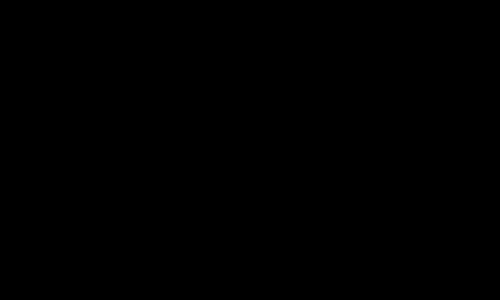
Frame 1 (no input)
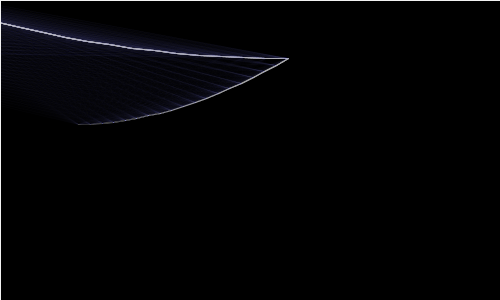
Frame 60 (the mouse pressed at the canvas centre just before this capture)
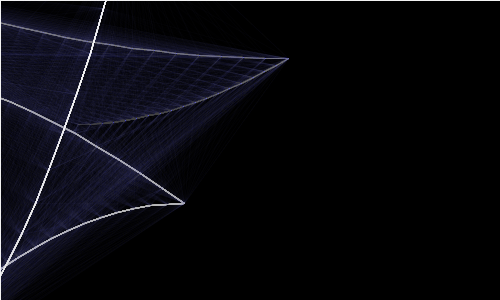
Frame 120 (the mouse held since frame 60 and released just before this capture)

The Processing sketch that drew these frames (run headless with seeded random() and noise(); from frame 60 on, the mouse is pressed at the canvas centre):

// Processing sketch: sketch_012_webbing
// ── sketch_012_webbing.pde
// http://abandonedart.org/works/016_webbing/_081019_nodenetwork4a2.pde
// Oct 2008 
// http://www.abandonedart.org
// http://www.zenbullets.com
//
// This work is licensed under a Creative Commons 3.0 License.
// (Attribution - NonCommerical - ShareAlike)
// http://creativecommons.org/licenses/by-nc-sa/3.0/
// 
// This basically means, you are free to use it as long as you:
// 1. give http://www.zenbullets.com a credit
// 2. don't use it for commercial gain
// 3. share anything you create with it in the same way I have
//
// These conditions can be waived if you want to do something groovy with it 
// though, so feel free to email me via http://www.zenbullets.com


//================================= global vars

int num = 140;
int count = 0;
float[] xArr;
float[] yArr;
int r,g,b;
int lr,lg,lb;

Particle p;

//================================= init

void setup() {
  size(500, 300);
  smooth(); 
  frameRate(12);
  
  r = g= b = 0;
  
  clearBackground();
  count = 0;
  restart();
  
  p = new Particle();
  
}

void clearBackground() {
  background(0);
}

void restart() {
 if (count > 0) {
   xArr = new float[num];
   yArr = new float[num];
   count = 1; 
 } else {
   xArr = new float[num];
   yArr = new float[num];
 } 
 println("rstart");
 lr = r; lg = g; lb = b; 
 r = int(random(255));
 g = int(random(255));
 b = int(random(255));
}

//================================= frame loop

void draw() {
 
  fill(0, 2);
  rect(0, 0, width, height);
  
  drawPoints();
}

  
void drawPoints() {
  
  p.update();
  
  float newx = p.x;
  float newy = p.y;
  
  int alph = 2;
  // line to all the others
  for (int i=count;i>0;i--) {
    
    strokeWeight(1);
    stroke(r, g, b, alph);
    line(newx, newy, xArr[i], yArr[i]);
    
    
    strokeWeight(1);
    stroke(255, 40);
    line(newx, newy, p.lastx, p.lasty);
    
  }
  
  // next
  count++;
  if (count >= num) {
    restart(); 
  }
  xArr[count] = newx;
  yArr[count] = newy; 
  
  

}

//================================= interaction

void mousePressed() { 
  clearBackground();
}



//================================= objects

class Particle {
  
  float x, y; 
float lastx, lasty;  
  float pct = 0.0;
  
  float beginX, beginY; 
  float endX,  endY;    
  float distX,  distY;
  int grey, alph;
  
  float exponent = 2;   // Determines the curve
  float step = 0.05;    // Size of each step along the path
  
  Particle () {
    init();
  }
  
  void init() {
    
    grey = int(random(255));
    alph = int(random(100));
  
    beginX = random(width * 2) - (width/2);
    beginY = random(height * 2) - (height/2);
    
    endX = random(width * 2) - (width/2);
    endY = random(height * 2) - (height/2);
    
    
    distX = endX - beginX;
    distY = endY - beginY;
  }
  
  void update() {
    lastx = x;
    lasty = y;
    
    pct += step;
    if (pct < 1.0) {
      x = beginX + (pct * distX);
      y = beginY + (pow(pct, exponent) * distY);
    } else {
      pct = 0.0;
      beginX = x;
      beginY = y;
    endX = random(width * 2) - (width/2);
    endY = random(height * 2) - (height/2);
      distX = endX - beginX;
      distY = endY - beginY;  
    }
    
  }
  
}
